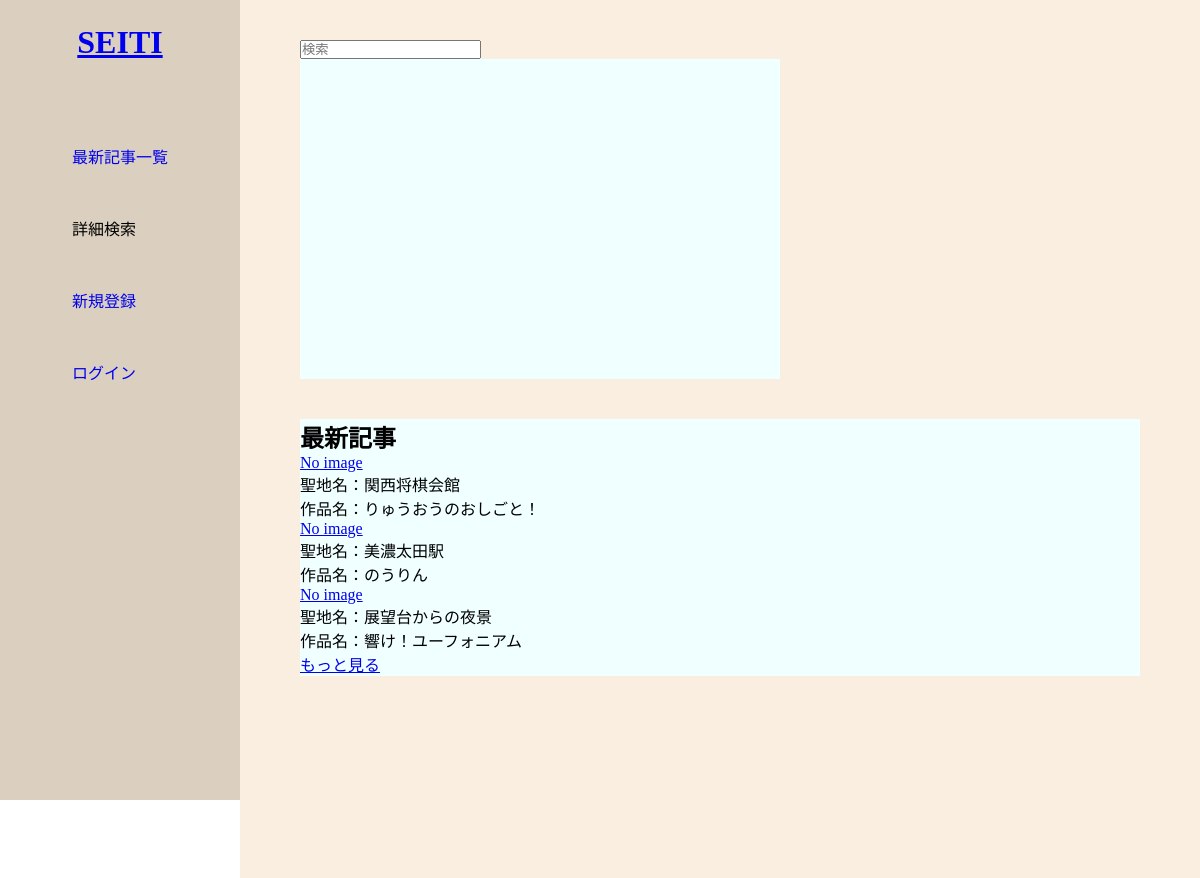
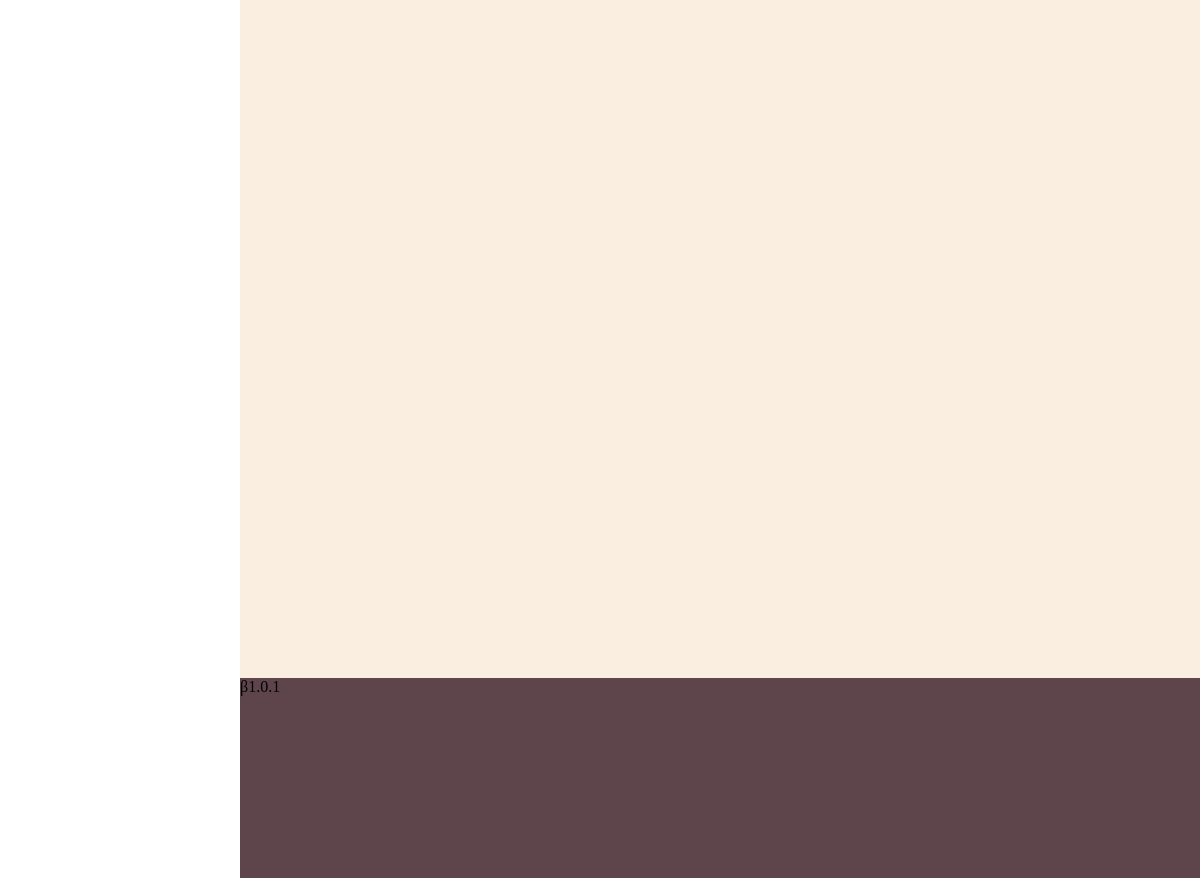
The page /beta/1.0.1/top.php on the database its author committed (2 pictures, top to bottom).
### tables this page shows
CREATE TABLE IF NOT EXISTS `article` (
  `articleID` int(11) NOT NULL AUTO_INCREMENT,
  `userID` int(11) NOT NULL,
  `workID` int(11) NOT NULL,
  `image` varchar(64) DEFAULT NULL,
  `name` varchar(128) NOT NULL,
  `sAddress1` varchar(12) NOT NULL,
  `sAddress2` varchar(32) NOT NULL,
  `sAddress3` varchar(512) NOT NULL,
  `details` varchar(256) DEFAULT NULL,
  `go` int(11) NOT NULL,
  `favorite` int(11) NOT NULL,
  `date` datetime NOT NULL,
  PRIMARY KEY (`articleID`),
  KEY `userID` (`userID`),
  KEY `workID` (`workID`)
);

CREATE TABLE IF NOT EXISTS `work` (
  `workID` int(11) NOT NULL AUTO_INCREMENT,
  `title` varchar(128) NOT NULL,
  `titlePseudonym` varchar(256) DEFAULT NULL,
  `type` int(11) NOT NULL,
  `URL` text,
  PRIMARY KEY (`workID`)
);

### beta/1.0.1/top.php (called while the page is built, shortened)
<?php
require "php/include/readIni.php";
require "php/include/pdoConnect.php";
require "php/include/util.php";
$login = false;
$sql = "SELECT * FROM article ORDER BY date DESC LIMIT 3;";
$lar = $conn->query($sql)->fetchAll();
require "php/top.php";
?>

### beta/1.0.1/php/include/util.php (called while the page is built, shortened)
<?php
function readImageToBase64($url) {
    if(strlen(explode("/", $url)[2]) == 0 || !exif_imagetype($url)) return false;
    $image = file_get_contents($url);
    $encImage = base64_encode($image);
    $imginfo = getimagesize("data:application/octet-stream;base64,".$encImage);
    return "data:".$imginfo["mime"].";base64,".$encImage;
}

### beta/1.0.1/php/include/readIni.php (called while the page is built)
<?php
$ini = parse_ini_file("./wp_contents/seiti.ini");

### beta/1.0.1/php/top.php (the view, shortened to what this page needs)
<!DOCTYPE html>
<html lang="ja" dir="ltr">
<head>
    <link rel="stylesheet" href="css/common.css">
</head>
<body>
    <div id="wrapper">
        <div id="fixed-area">
            <header>
                <a href="top.php">
                    <h1>SEITI</h1>
                </a>
                <div>
                    <ul>
                        <?php if ($login) { ?>
                        <a href="postArticle.php">
                            <li>投稿</li>
                        </a>
                        <a>
                            <li class="unimp">お気に入り記事</li>
                        </a>
                        <a href="latestArticle.php">
                            <li>最新記事一覧</li>
                        </a>
                        <a>
                            <li class="unimp">詳細検索</li>
                        </a>
                        <a href="mypage.php">
                            <li>マイページ</li>
                        </a>
                        <a href="logout.php">
                            <li>ログアウト</li>
                        </a>
                        <?php } else { ?>
                        <a href="latestArticle.php">
                            <li>最新記事一覧</li>
                        </a>
                        <a>
                            <li class="unimp">詳細検索</li>
                        </a>
                        <a href="createAccount.php">
                            <li>新規登録</li>
                        </a>
                        <a href="login.php">
                            <li>ログイン</li>
                        </a>
                        <?php } ?>
                    </ul>
                </div>
            </header>
        </div>
        <div id="container">
            <main>
                <div id="main-container">
                    <input type="text" name="search" class="unimp" id="input-search" placeholder="検索">
                    <div id="map" width="480" height="320"></div>
                    <div id="cotainer-latest-articles">
                        <h2>最新記事</h2>
                        <div class="articles">
                            <?php if (count($lar) == 0) { ?>
                            <p>お気に入り記事がありません。</p>
                            <?php
                                } else {
                                    for ($i = 0; $i < count($lar); $i++) {
                                        $src = readImageToBase64("./image/" . $lar[$i]["image"]);
                                        $imageWidth = getImageWidth("./image/" . $lar[$i]["image"]);
                                        $imageHeight = getImageHeight("./image/" . $lar[$i]["image"]);
                                        $sql = "SELECT title FROM work WHERE workID = " . $lar[$i]["workID"] . ";";
                                        $wr = $conn->query($sql)->fetch();
                                        ?>
                            <div class="article">
                                <div class="article-header">
                                    <a href="view.php?v=<?php echo ($lar[$i]["articleID"]) ?>">
                                        <?php if ($src) { ?>
                                        <img src="<?php echo ($src) ?>" <?php
                                                                                                if ($imageWidth > $imageHeight)
                                                                                                    echo ("width=\"300\"");
                                                                                                else
                                                                                                    echo ("height=\"300\"");
                                                                                                ?>>
                                        <?php } else { ?>
                                        <div class="no-image">No image</div>
                                        <?php } ?>
                                    </a>
                                </div>
                                <div class="article-info">
                                    <p>聖地名：<?php echo ($lar[$i]["name"]) ?></p>
                                    <p>作品名：<?php echo ($wr["title"]) ?></p>
                                </div>
                            </div>
                            <?php } ?>
                            <div class="more">
                                <a href="latestArticle.php">もっと見る</a>
                            </div>
                            <?php } ?>
                        </div>
                    </div>
                    <div class="test-space">
                    </div>
                </div>
            </main>
            <footer>
                <div id="version"><?php echo ($ini["version"]) ?></div>
            </footer>
        </div>
    </div>
</body>
</html>

### beta/1.0.1/css/common.css (style rules this page uses)
* { margin: 0; padding: 0; }
#wrapper { position: relative; display: flex; flex-wrap: wrap; }
#wrapper #fixed-area { position: -webkit-sticky; position: sticky; top: 0; width: 20%; height: 100vh; background-color: #DBD0C0; }
#wrapper #fixed-area header { height: 100vh; display: flex; flex-flow: column; align-items: center; text-decoration: none; }
#wrapper #fixed-area header a { height: 15vh; }
#wrapper #fixed-area header a h1 { padding: 3vh 0; }
#wrapper #fixed-area header div { height: 85vh; }
#wrapper #fixed-area header div ul { list-style-type: none; }
#wrapper #fixed-area header div ul a { text-decoration: none; }
#wrapper #fixed-area header div ul a li { padding: 3vh 0; }
#wrapper #container { width: 80%; background-color: #FAEEE0; display: flex; flex-flow: column; }
#wrapper #container main { padding-top: 5vh; padding-left: 5vw; padding-right: 5vw; }
#wrapper #container main #main-container #map { background-color: azure; }
#wrapper #container main #main-container #cotainer-latest-articles { background-color: azure; margin-top: 5vh; }
#wrapper #container main #main-container .test-space { height: 100vh; }
#wrapper #container footer { background-color: #5E454B; bottom: 0; width: 80vw; height: 25vh; margin-top: 10vh; }

### beta/1.0.1/php/top.php (style rules this page uses)
#map { width: 480px; height: 320px; }

### rows shown on the page
article: shows "No image", name "関西将棋会館", workID.title "りゅうおうのおしごと！"
article: shows "No image", name "美濃太田駅", workID.title "のうりん"
article: shows "No image", name "展望台からの夜景", workID.title "響け！ユーフォニアム"

### other values the page prints
$ini["version"] "β1.0.1"
